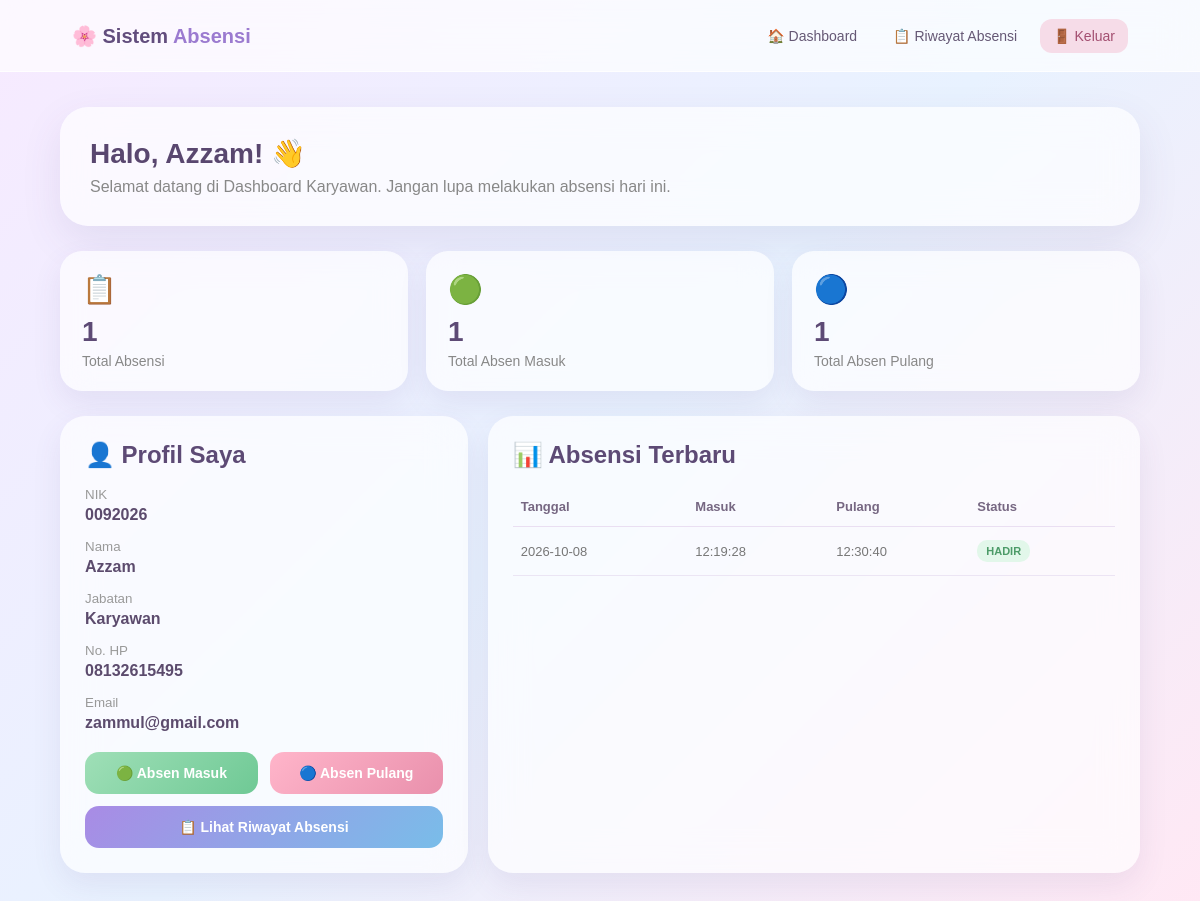
Page /karyawan/dashboard.php (signed in) on the committed database.
### tables this page shows
CREATE TABLE `absensi` (
  `id` int(11) NOT NULL,
  `id_karyawan` int(11) NOT NULL,
  `tanggal` date NOT NULL,
  `jam_masuk` time DEFAULT NULL,
  `jam_pulang` time DEFAULT NULL,
  `status` varchar(30) DEFAULT 'HADIR'
);

### karyawan/dashboard.php (the view, shortened to what this page needs)
<?php
require_once "../config/database.php";
$id_karyawan = $_SESSION["id_karyawan"];
$nama        = $_SESSION["nama"];
$nik         = $_SESSION["nik"];
$jabatan     = $_SESSION["jabatan"];
$no_hp       = $_SESSION["no_hp"];
$email       = $_SESSION["email"];
$stmt = $conn->prepare("
    SELECT
        COUNT(*) AS total,
        SUM(CASE WHEN jam_masuk IS NOT NULL AND jam_masuk != '' THEN 1 ELSE 0 END) AS masuk,
        SUM(CASE WHEN jam_pulang IS NOT NULL AND jam_pulang != '' THEN 1 ELSE 0 END) AS pulang
    FROM absensi
    WHERE id_karyawan = ?
");
$stmt->bind_param("i", $id_karyawan);
$stmt->execute();
$stats = $stmt->get_result()->fetch_assoc();
$total_absensi = $stats["total"] ?? 0;
$total_masuk   = $stats["masuk"] ?? 0;
$total_pulang  = $stats["pulang"] ?? 0;
$stmt = $conn->prepare("
    SELECT tanggal, jam_masuk, jam_pulang, status
    FROM absensi
    WHERE id_karyawan = ?
    ORDER BY tanggal DESC, id DESC
    LIMIT 5
");
$stmt->bind_param("i", $id_karyawan);
$stmt->execute();
$riwayat = $stmt->get_result();
?>
<!DOCTYPE html>
<html lang="id">
<head>
</head>
<body>
<nav class="navbar">
    <div class="brand">
        🌸 Sistem <span>Absensi</span>
    </div>
    <div class="nav-right">
        <a href="dashboard.php">
            🏠 Dashboard
        </a>
        <a href="../absensi/index.php">
            📋 Riwayat Absensi
        </a>
        <a href="../auth/logout.php" class="logout">
            🚪 Keluar
        </a>
    </div>
</nav>
<div class="container">
    <div class="welcome">
        <h1>
            Halo, <?= htmlspecialchars($nama) ?>! 👋
        </h1>
        <p>
            Selamat datang di Dashboard Karyawan.
            Jangan lupa melakukan absensi hari ini.
        </p>
    </div>
    <div class="stats">
        <div class="stat">
            <div class="stat-icon">📋</div>
            <h3>
                <?= $total_absensi ?>
            </h3>
            <p>Total Absensi</p>
        </div>
        <div class="stat">
            <div class="stat-icon">🟢</div>
            <h3>
                <?= $total_masuk ?>
            </h3>
            <p>Total Absen Masuk</p>
        </div>
        <div class="stat">
            <div class="stat-icon">🔵</div>
            <h3>
                <?= $total_pulang ?>
            </h3>
            <p>Total Absen Pulang</p>
        </div>
    </div>
    <div class="main-grid">
        <div class="card">
            <h2>👤 Profil Saya</h2>
            <div class="profile-item">
                <small>NIK</small>
                <strong>
                    <?= htmlspecialchars($nik) ?>
                </strong>
            </div>
            <div class="profile-item">
                <small>Nama</small>
                <strong>
                    <?= htmlspecialchars($nama) ?>
                </strong>
            </div>
            <div class="profile-item">
                <small>Jabatan</small>
                <strong>
                    <?= htmlspecialchars($jabatan) ?>
                </strong>
            </div>
            <div class="profile-item">
                <small>No. HP</small>
                <strong>
                    <?= htmlspecialchars($no_hp) ?>
                </strong>
            </div>
            <div class="profile-item">
                <small>Email</small>
                <strong>
                    <?= htmlspecialchars($email) ?>
                </strong>
            </div>
            <div class="buttons">
                <a
                    href="../absensi/masuk.php"
                    class="btn btn-masuk"
                >
                    🟢 Absen Masuk
                </a>
                <a
                    href="../absensi/pulang.php"
                    class="btn btn-pulang"
                >
                    🔵 Absen Pulang
                </a>
                <a
                    href="../absensi/index.php"
                    class="btn btn-riwayat"
                >
                    📋 Lihat Riwayat Absensi
                </a>
            </div>
        </div>
        <div class="card">
            <h2>📊 Absensi Terbaru</h2>
            <div class="table-wrapper">
                <table>
                    <thead>
                        <tr>
                            <th>Tanggal</th>
                            <th>Masuk</th>
                            <th>Pulang</th>
                            <th>Status</th>
                        </tr>
                    </thead>
                    <tbody>
                    <?php if ($riwayat->num_rows > 0): ?>
                        <?php while ($row = $riwayat->fetch_assoc()): ?>
                            <tr>
                                <td>
                                    <?= htmlspecialchars($row["tanggal"]) ?>
                                </td>
                                <td>
                                    <?= $row["jam_masuk"]
                                        ? htmlspecialchars($row["jam_masuk"])
                                        : "-"
                                    ?>
                                </td>
                                <td>
                                    <?= $row["jam_pulang"]
                                        ? htmlspecialchars($row["jam_pulang"])
                                        : "-"
                                    ?>
                                </td>
                                <td>
                                    <span class="status">
                                        <?= htmlspecialchars($row["status"]) ?>
                                    </span>
                                </td>
                            </tr>
                        <?php endwhile; ?>
                    <?php endif; ?>
                    </tbody>
                </table>
            </div>
        </div>
    </div>
</div>
</body>
</html>

### karyawan/dashboard.php (style rules this page uses)
* { box-sizing: border-box; margin: 0; padding: 0; }
body { font-family: Arial, sans-serif; min-height: 100vh; background: linear-gradient( 135deg, #f7eaff, #e8f2ff, #ffe8f4 ); color: #554866; }
.navbar { height: 72px; padding: 0 6%; display: flex; align-items: center; justify-content: space-between; background: rgba(255,255,255,.65); backdrop-filter: blur(18px); border-bottom: 1px solid rgba(255,255,255,.8); position: sticky; top: 0; z-index: 10; }
.brand { font-size: 20px; font-weight: bold; color: #624d7d; }
.brand span { color: #9b7bd0; }
.nav-right { display: flex; align-items: center; gap: 10px; }
.nav-right a { text-decoration: none; color: #655875; font-size: 14px; padding: 9px 13px; border-radius: 12px; }
.logout { background: #f6dce8 !important; color: #a34e70 !important; }
.container { width: 90%; max-width: 1200px; margin: 35px auto; }
.welcome { background: rgba(255,255,255,.68); backdrop-filter: blur(18px); border-radius: 28px; padding: 30px; box-shadow: 0 15px 40px rgba(90,70,130,.10); margin-bottom: 25px; }
.welcome h1 { font-size: 28px; color: #59476f; margin-bottom: 8px; }
.welcome p { color: #888; }
.stats { display: grid; grid-template-columns: repeat(3,1fr); gap: 18px; margin-bottom: 25px; }
.stat { background: rgba(255,255,255,.68); backdrop-filter: blur(15px); border-radius: 22px; padding: 22px; box-shadow: 0 12px 30px rgba(90,70,130,.09); }
.stat-icon { font-size: 28px; margin-bottom: 10px; }
.stat h3 { font-size: 28px; color: #5d4a75; }
.stat p { color: #888; margin-top: 5px; font-size: 14px; }
.main-grid { display: grid; grid-template-columns: 1fr 1.6fr; gap: 20px; }
.card { background: rgba(255,255,255,.68); backdrop-filter: blur(18px); border-radius: 25px; padding: 25px; box-shadow: 0 12px 30px rgba(90,70,130,.09); }
.card h2 { color: #5d4a75; margin-bottom: 18px; }
.profile-item { margin-bottom: 15px; }
.profile-item small { display: block; color: #999; margin-bottom: 4px; }
.profile-item strong { color: #5c4b6d; }
.buttons { display: grid; grid-template-columns: 1fr 1fr; gap: 12px; margin-top: 20px; }
.btn { text-align: center; text-decoration: none; padding: 13px; border-radius: 14px; color: white; font-weight: bold; font-size: 14px; }
.btn-masuk { background: linear-gradient(135deg,#9fdfb7,#6fc995); }
.btn-pulang { background: linear-gradient(135deg,#ffb5ca,#e990ac); }
.btn-riwayat { grid-column: 1 / -1; background: linear-gradient(135deg,#a98be5,#79bde9); }
.table-wrapper { overflow-x: auto; }
table { width: 100%; border-collapse: collapse; }
th { text-align: left; color: #766782; font-size: 13px; padding: 12px 8px; border-bottom: 1px solid #eadff2; }
td { padding: 13px 8px; font-size: 13px; color: #777; border-bottom: 1px solid rgba(230,220,240,.7); }
.status { display: inline-block; padding: 5px 9px; border-radius: 10px; background: #e2f7ea; color: #4c9b68; font-size: 11px; font-weight: bold; }

### rows in the picture
absensi: tanggal "2026-10-08", jam_masuk "12:19:28", jam_pulang "12:30:40", status "HADIR"

### other values in the picture
$nama "Azzam"
$total_absensi "1"
$total_masuk "1"
$total_pulang "1"
$nik "0092026"
$jabatan "Karyawan"
$no_hp "08132615495"
$email "zammul@gmail.com"
